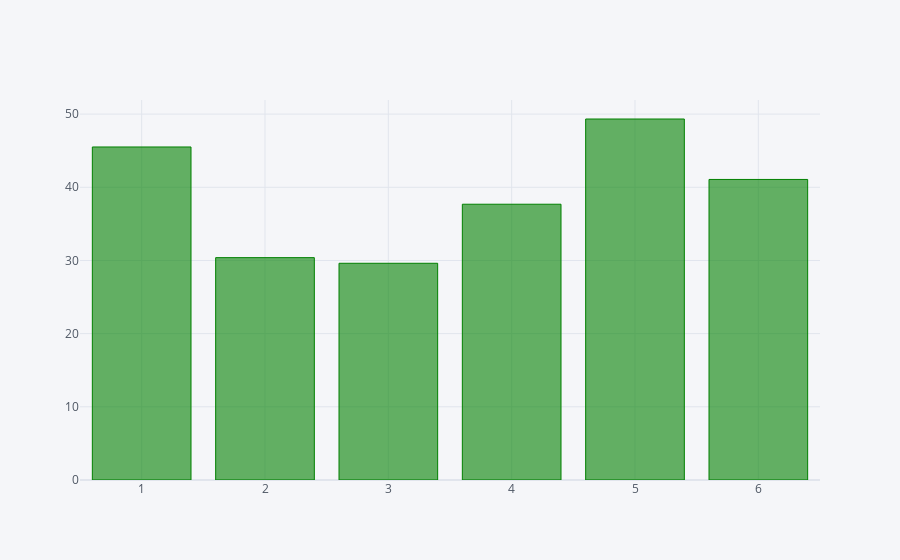

The notebook cell saved with this chart:
### Markdown cell above
Let's Visualize using the iplot's interactive plots for better understanding and knowledge of the amount received grouped by months!

### Code cell
from plotly.offline import download_plotlyjs, init_notebook_mode, iplot
import cufflinks as cf
cf.go_offline()

grouped = df.pivot_table(values = 'amount', index = 'month', aggfunc = np.mean)
Rating_Category = grouped.sort_values(by = 'amount', ascending = False)
Rating_Category_head = Rating_Category.head(40)
Rating_Category_head
Rating_Category_head.iplot(kind = 'bar', color = 'green')

### Figure 1 — Plotly figure (JSON) as saved in the notebook; plotly's stock layout.template omitted (floating-point values rounded to 4 significant figures)
{"data": [{"marker": {"color": "rgba(0, 128, 0, 0.6)", "line": {"color": "rgba(0, 128, 0, 1.0)", "width": 1}}, "name": "amount", "orientation": "v", "text": "", "type": "bar", "x": [5, 1, 6, 4, 2, 3], "y": [49.33, 45.5, 41.07, 37.68, 30.38, 29.61]}], "layout": {"legend": {"bgcolor": "#F5F6F9", "font": {"color": "#4D5663"}}, "paper_bgcolor": "#F5F6F9", "plot_bgcolor": "#F5F6F9", "title": {"font": {"color": "#4D5663"}}, "xaxis": {"gridcolor": "#E1E5ED", "showgrid": true, "tickfont": {"color": "#4D5663"}, "title": {"font": {"color": "#4D5663"}, "text": ""}, "zerolinecolor": "#E1E5ED"}, "yaxis": {"gridcolor": "#E1E5ED", "showgrid": true, "tickfont": {"color": "#4D5663"}, "title": {"font": {"color": "#4D5663"}, "text": ""}, "zerolinecolor": "#E1E5ED"}}}
